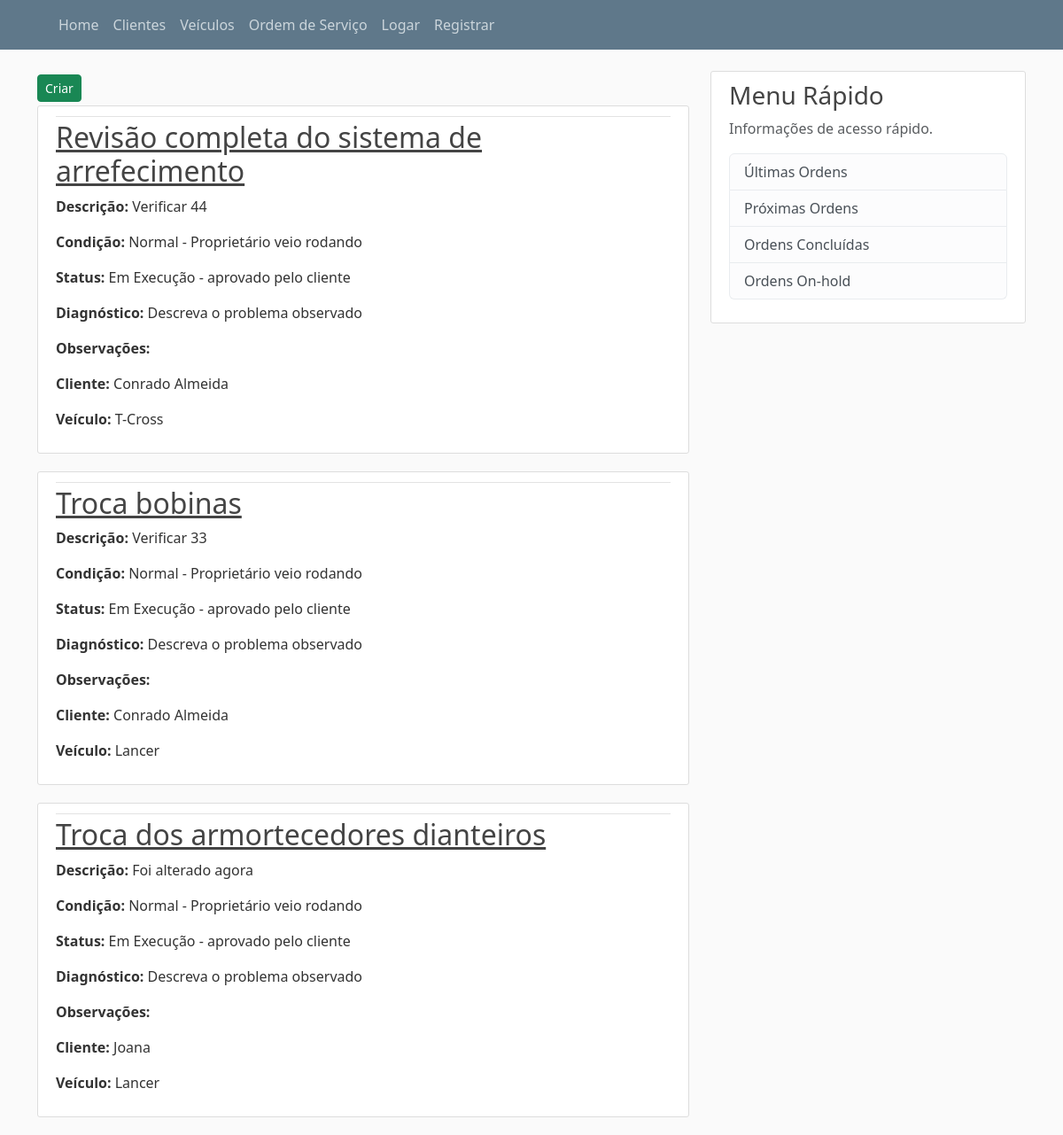
The page /garage/ordens on the database its author committed.
### garage/models.py (models this page shows, shortened)
class Ordem(models.Model):
    CONDICOES_VEICULO = (
        ("A", "Normal - Proprietário veio rodando"),
        ("B", "Sem funcionar - veio no guincho"),
        ("C", "Com anomalia - Proprietário veio rodando"),
        ("D", "Com anomalia - Veio rodando por terceiro")
    )
    STATUS_ORDEM = (
        ('A', 'Em Execução - aprovado pelo cliente'),
        ('B', 'Em Aberto -  aguardando aprovação pelo cliente'),
        ('C', 'Em Aberto -  aguardando peças'),
        ('D', 'Finalizado'),
        ('E', 'Finalizado - interrompido pelo cliente')
    )
    titulo = models.CharField(max_length=50)
    slug = models.SlugField(max_length=250)
    status = models.CharField(choices=STATUS_ORDEM,default='Em Execução - aprovado pelo cliente', max_length=100)
    condicao = models.CharField(choices=CONDICOES_VEICULO,default='Normal - Proprietário veio rodando', max_length=100)
    descricao = models.CharField(max_length=150)
    diagnostico = models.TextField(max_length=150, default='Descreva o problema observado')
    data_criacao = models.DateField(auto_now_add=True)
    veiculo_id = models.ForeignKey(Veiculo, on_delete=models.CASCADE)
    cliente_id = models.ForeignKey(Cliente, on_delete=models.CASCADE)
    autor = models.ForeignKey(User, on_delete=models.CASCADE)
    observacoes = models.CharField(max_length=250, blank=all)

class Cliente(models.Model):
    nome = models.CharField(max_length=250)
    slug = models.SlugField(max_length=250)
    n_cpf = models.CharField(max_length=50)
    endereco = models.CharField(max_length=150)
    bairro = models.CharField(max_length=50)
    cidade = models.CharField(max_length=50)
    cep = models.CharField(max_length=9)
    data_criacao = models.DateTimeField(auto_now_add=True)
    email = models.CharField(max_length=100)
    autor = models.ForeignKey(User, on_delete=models.CASCADE)
    def __str__(self):
        return self.nome

class Veiculo(models.Model):
    marca = models.CharField(max_length=50)
    modelo = models.CharField(max_length=50)
    slug = models.SlugField(max_length=250, unique=True)
    placa = models.CharField(max_length=250)
    motor = models.CharField(max_length=150)
    ano = models.CharField(max_length=50)
    data_criacao = models.DateField(auto_now_add=True)
    autor = models.ForeignKey(User, on_delete=models.CASCADE)
    def __str__(self):
        return self.modelo

### garage/views.py (the view)
# urls.py: path('ordens', OrdemListView.as_view(), name='ordem-view'),
class OrdemListView(ListView):
    model = Ordem
    template_name = 'garage/ordens/ordem_home.html'
    context_object_name = 'ordens'
    ordering = ['-cliente_id']

### templates/garage/ordens/ordem_home.html (shortened to what this page needs)
{% extends "garage/base.html" %}
{% block content %}
<div class="form-group">
    <a class="btn btn-success btn-sm mt-1 mb-1" href="{% url 'garage:ordem-create' %}">Criar</a>
</div>
    {% for ordem in ordens %}
        <article class="media content-section" >
          <div class="media-body">
            <div class="article-metadata">
            </div>
            <h2><a class="article-title" href="{% url 'garage:ordem-detail' ordem.id %}">{{ ordem.titulo }}</a></h2>
            <p class="article-content"><strong>Descrição: </strong>{{ ordem.descricao }}</p>
            <p class="article-content"><strong>Condição: </strong>{{ ordem.get_condicao_display }}</p>
            <p class="article-content"><strong>Status: </strong>{{ ordem.get_status_display }}</p>
            <p class="article-content"><strong>Diagnóstico: </strong>{{ ordem.diagnostico }}</p>
            <p class="article-content"><strong>Observações: </strong>{{ ordem.obvervacoes }}</p>
            <p class="article-content"><strong>Cliente: </strong>{{ ordem.cliente_id }}</p>
            <p class="article-content"><strong>Veículo: </strong>{{ ordem.veiculo_id }}</p>
          </div>
        </article>
    {% endfor %}
{% endblock content %}

### garage/static/css/main.css (style rules this page uses)
body { background: #fafafa; color: #333333; margin-top: 5rem; }
h1, h2, h3, h4, h5, h6 { color: #444444; }
.content-section { background: #ffffff; padding: 10px 20px; border: 1px solid #dddddd; border-radius: 3px; margin-bottom: 20px; }
.article-title { color: #444444; }
.article-content { white-space: pre-line; }
.article-metadata { padding-bottom: 1px; margin-bottom: 4px; border-bottom: 1px solid #e3e3e3 }

### rows shown on the page
Ordem: titulo "Revisão completa do sistema de arrefecimento", descricao "Verificar 44", condicao "Normal - Proprietário veio rodando", status "Em Execução - aprovado pelo cliente", diagnostico "Descreva o problema observado", cliente_id "Conrado Almeida", veiculo_id "T-Cross"
Ordem: titulo "Troca bobinas", descricao "Verificar 33", condicao "Normal - Proprietário veio rodando", status "Em Execução - aprovado pelo cliente", diagnostico "Descreva o problema observado", cliente_id "Conrado Almeida", veiculo_id "Lancer"
Ordem: titulo "Troca dos armortecedores dianteiros", descricao "Foi alterado agora", condicao "Normal - Proprietário veio rodando", status "Em Execução - aprovado pelo cliente", diagnostico "Descreva o problema observado", cliente_id "Joana", veiculo_id "Lancer"
